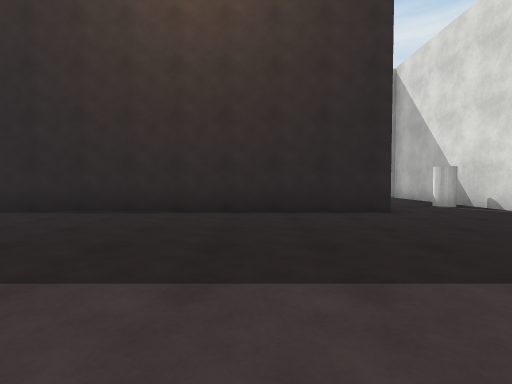
view 1 (above)

19 first-person views from a walk through a scene from a Unity 3-D project. The camera is 1.2 m above the floor, tilts 2° down and sees 85° across. The floor is counted in squares, 2 m on a side. Each view is taken from the middle of a square. On the plan, view 1 faces up. The plan holds only what a view shows up to about 9 squares ahead; the rest is blank. The place goes on beyond the plan. The player character is not drawn. Some animated figures are not drawn. Surface patterns are stand-ins for the level's own textures.

view 2
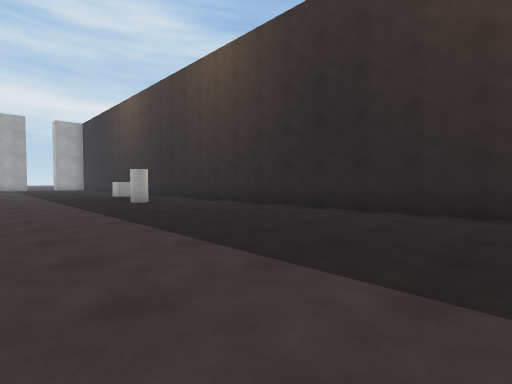

view 3
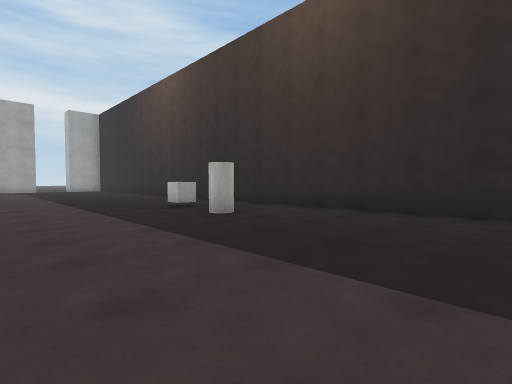

view 4
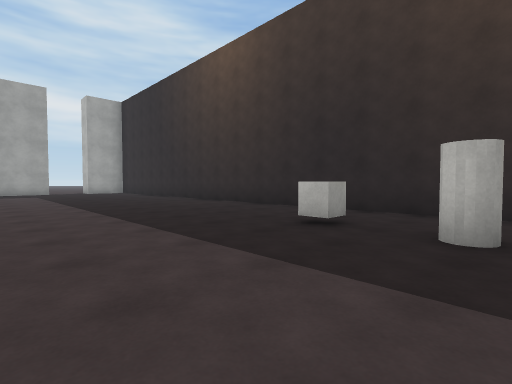

view 5
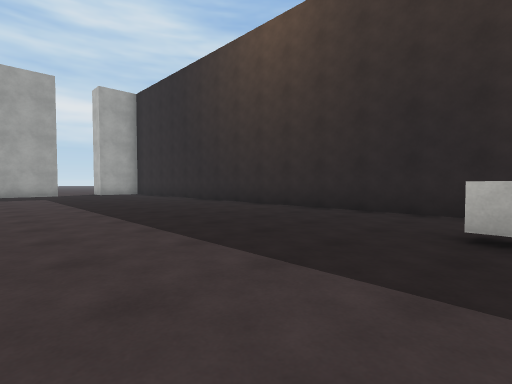

view 6
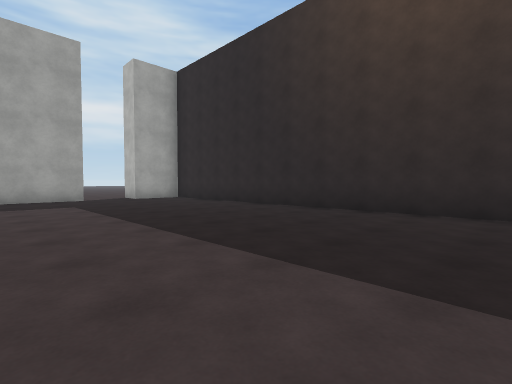

view 7
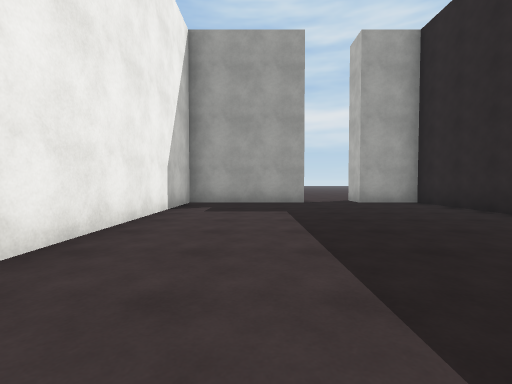

view 8
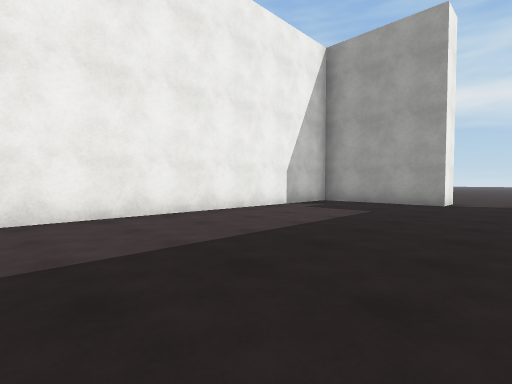

view 9
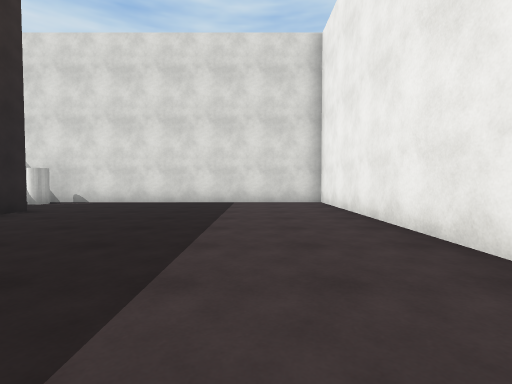

view 10
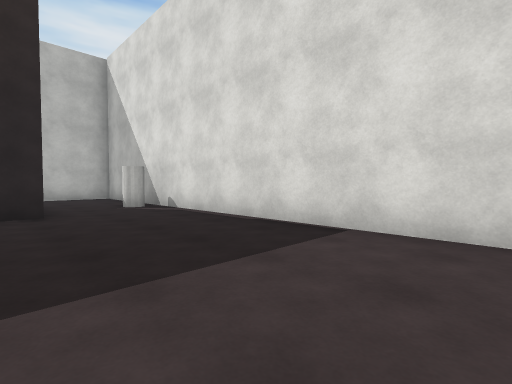

view 11
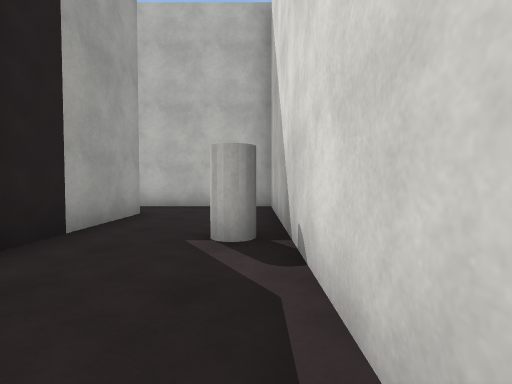

view 12
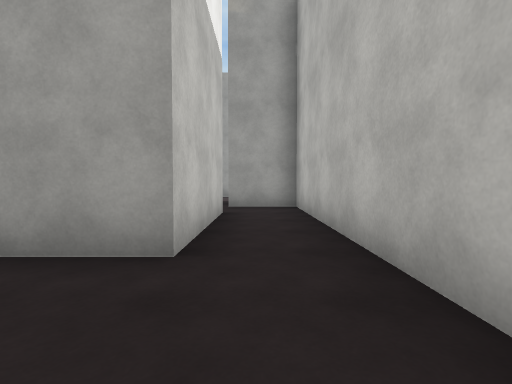

view 13
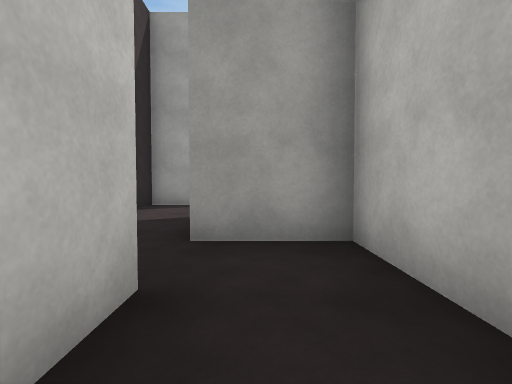

view 14
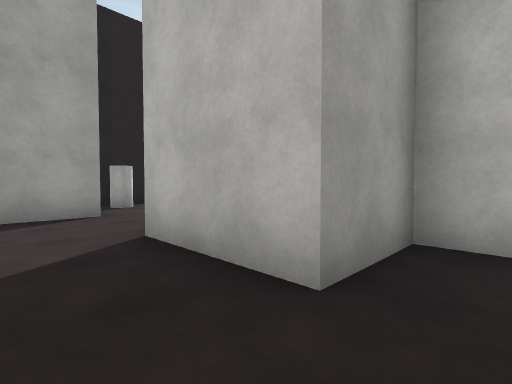

view 15
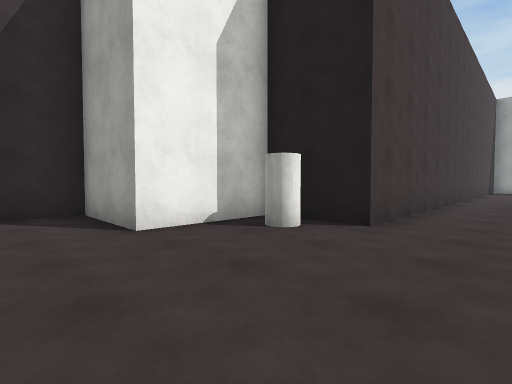

view 16
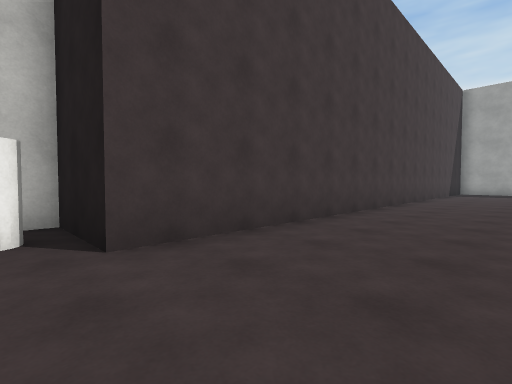

view 17
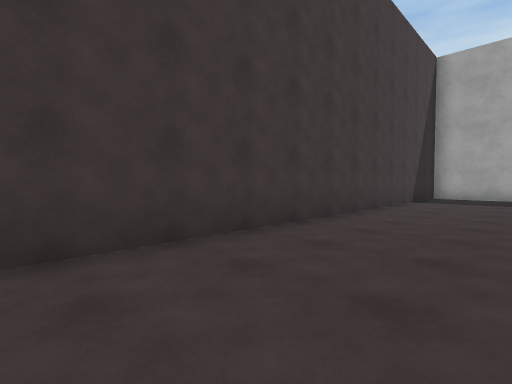

view 18
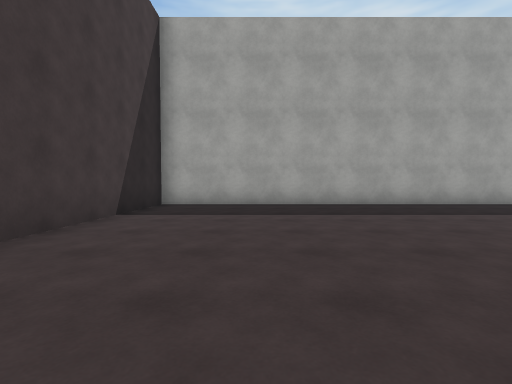

view 19
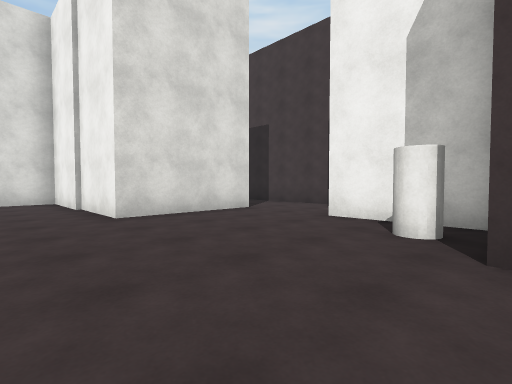

### Floor plan
Points are (right, up) in squares from view 1. A wall is a line through its corners. A room is listed if a view was taken in it or the views show most of it. See-through windows are left out.
Room 1 (views 1, 2, 3, 4, 5, 6, 7, 8, 9, 10, 11, 12, 13)
walls: (-1, -1) (5.4, -1) (5.4, 10.5); (-0.6, 9.3) (2.8, 9.3) (2.8, 6.4); (2.9, 5.8) (-26.2, 5.8) (-26.2, 4.1); (5.5, 11) (-0.6, 11); (-26.2, 2.4) (-26.2, -1) (-18.1, -1)
ways out: opening at (0, 10) to room 2; opening at (-26.5, 3)
objects: cube (-12, 4); cylinder (-10, 3); cylinder (5, 7)
Room 2 (views 14, 15, 16, 17, 18, 19)
walls: (-0.6, 11) (-1.8, 11) (-1.8, 9.3) (-4.1, 9.3) (-4.1, 12.4) (0.3, 12.4) (0.3, 13.6); (-24.6, 20.5) (-24.6, 11.4) (-8.8, 11.4) (-8.8, 9.5) (-6.4, 9.5) (-6.4, 7.3) (-3, 7.3)
ways out: opening at (0, 10) to room 1
objects: cylinder (-8, 10)

Where each view was taken, in squares from view 1:
view 1: 0 up, 0 right, facing up
view 2: 0 up, 2 left, facing up-left
view 3: 0 up, 6 left, facing up-left
view 4: 0 up, 10 left, facing up-left
view 5: 0 up, 12 left, facing up-left
view 6: 0 up, 16 left, facing up-left
view 7: 1 up, 18 left, facing left
view 8: 4 up, 18 left, facing down-left
view 9: 1 up, 3 left, facing right
view 10: 0 up, 2 right, facing up-right
view 11: 4 up, 5 right, facing up
view 12: 10 up, 5 right, facing left
view 13: 10 up, 1 right, facing left
view 14: 8 up, 1 left, facing up-left
view 15: 13 up, 5 left, facing down-left
view 16: 14 up, 8 left, facing down-left
view 17: 14 up, 13 left, facing down-left
view 18: 14 up, 17 left, facing left
view 19: 14 up, 9 left, facing down-right
